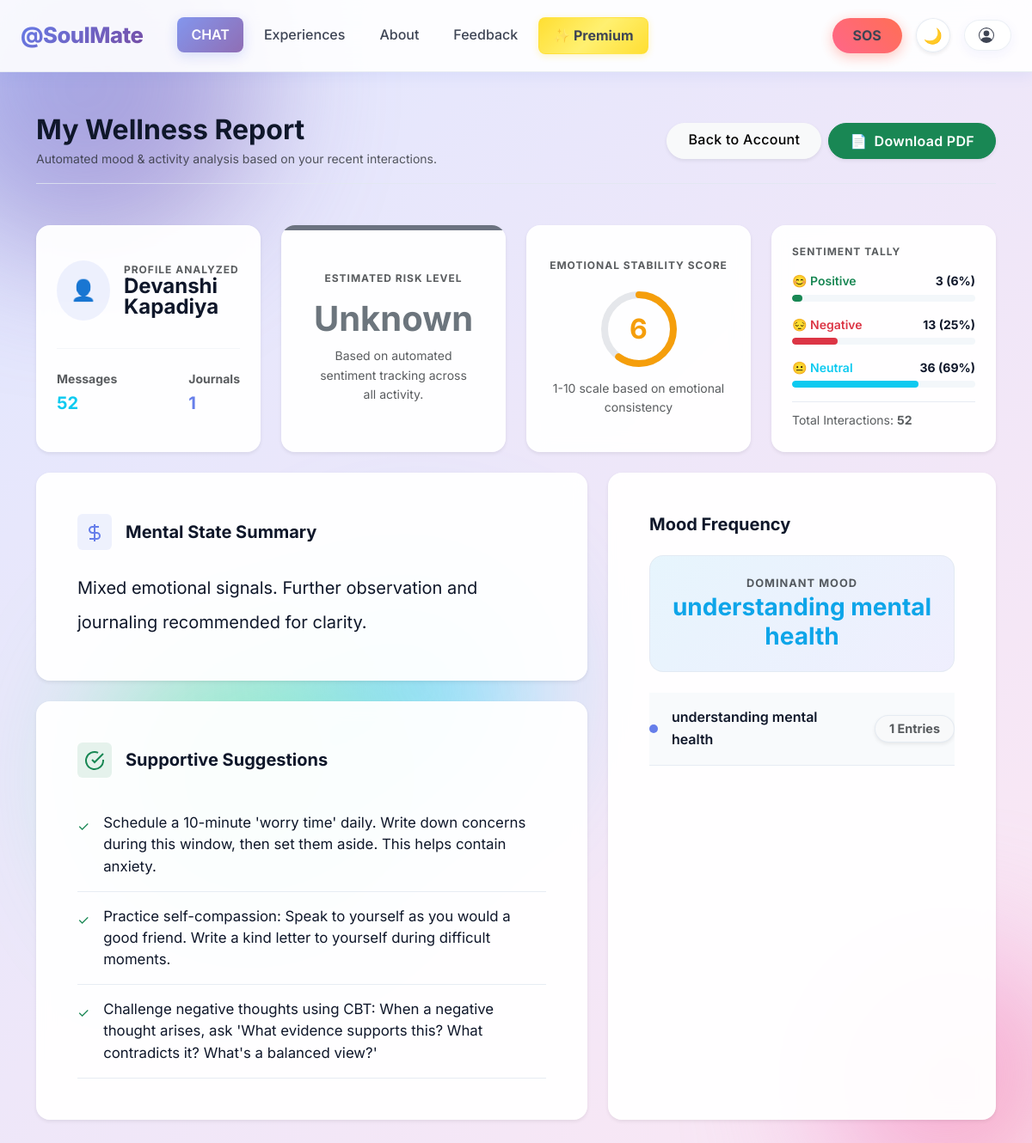
Screenshot of /account/analyze (signed in) with the database file from the repository.
### ChatbotWebsite/models.py (models this page shows, shortened)
class User(db.Model, UserMixin):
    id = db.Column(db.Integer, primary_key=True)
    username = db.Column(db.String(20), unique=True, nullable=False)
    email = db.Column(db.String(120), unique=True, nullable=False)
    password = db.Column(db.String(60), nullable=False)
    profile_image = db.Column(
        db.String(20), nullable=False, default='default.jpg')
    is_admin = db.Column(db.Boolean, nullable=False, default=False)
    messages = db.relationship('ChatMessage', backref='user', lazy=True)
    journals = db.relationship('Journal', backref='user', lazy=True)
    feedbacks = db.relationship('Feedback', backref='user', lazy=True)

class Journal(db.Model):
    id = db.Column(db.Integer, primary_key=True)
    timestamp = db.Column(db.DateTime, nullable=False, default=datetime.now)
    mood = db.Column(db.String(30), nullable=False)
    content = db.Column(db.String(3000), nullable=False)
    user_id = db.Column(db.Integer, db.ForeignKey(
        'user.id'), nullable=False)  # Foreign key to User Class

### ChatbotWebsite/users/routes.py (the view)
@users.route("/account/analyze", methods=["GET"])
@login_required
def analyze_account():
    messages = (
        ChatMessage.query.filter_by(user_id=current_user.id)
        .order_by(ChatMessage.timestamp.desc())
        .limit(500)
        .all()
    )
    journals = (
        Journal.query.filter_by(user_id=current_user.id)
        .order_by(Journal.timestamp.desc())
        .limit(200)
        .all()
    )
    voice_note = request.args.get("voice_note", "", type=str)
    try:
        report = analyze_user_activity(current_user, messages, journals, voice_note)
    except Exception as e:
        current_app.logger.error(f"Error during user activity analysis: {e}")
        flash(
            "Sorry, something went wrong while analyzing your activity. Please try again later.",
            "danger",
        )
        return redirect(url_for("users.account"))
    return render_template(
        "analysis_report.html",
        title="My Mood & Activity Report",
        report=report,
        is_admin_view=False,
    )

### ChatbotWebsite/templates/analysis_report.html (shortened to what this page needs)
{% extends "layout.html" %}
{% block content %}
<div class="container py-5">
  <div class="d-flex flex-column flex-md-row justify-content-between align-items-center mb-5 pb-3 border-bottom" style="border-color: var(--border-color) !important;">
    <div>
      <h1 class="fw-bold fs-2 mb-1">
        {% if is_admin_view %}
          User Analytics Report
        {% else %}
          My Wellness Report
        {% endif %}
      </h1>
      <p class="text-muted small mb-0">Automated mood & activity analysis based on your recent interactions.</p>
    </div>
    <div class="mt-3 mt-md-0 d-flex gap-2">
      {% if is_admin_view %}
        <a href="{{ url_for('admin.dashboard') }}" class="btn btn-light rounded-pill px-4 fw-medium shadow-sm">Back to Admin</a>
        <a href="{{ url_for('admin.analyze_user_pdf', user_id=report.user_id) }}" class="btn btn-success rounded-pill px-4 py-2 fw-semibold shadow-sm d-flex align-items-center gap-2">
          <span>📄</span> Download PDF
        </a>
      {% else %}
        <a href="{{ url_for('users.account') }}" class="btn btn-light rounded-pill px-4 fw-medium shadow-sm">Back to Account</a>
        <a href="{{ url_for('users.analyze_account_pdf') }}" class="btn btn-success rounded-pill px-4 py-2 fw-semibold shadow-sm d-flex align-items-center gap-2">
          <span>📄</span> Download PDF
        </a>
      {% endif %}
    </div>
  </div>
  <div class="row g-4 mb-4">
    <div class="col-md-6 col-lg-3">
      <div class="card border-0 rounded-4 shadow-sm h-100" style="background: var(--card-bg);">
        <div class="card-body p-4 d-flex flex-column justify-content-center">
          <div class="d-flex align-items-center gap-3 mb-3">
            <div class="bg-primary bg-opacity-10 text-primary rounded-circle p-3">
              <span style="font-size: 1.5rem;">👤</span>
            </div>
            <div>
              <h6 class="text-muted mb-0 fw-bold text-uppercase" style="font-size: 0.75rem; letter-spacing: 1px;">Profile Analyzed</h6>
              <h4 class="fw-bold mb-0 lh-1">{{ report.username }}</h4>
            </div>
          </div>
          <hr style="border-color: var(--border-color); opacity: 0.5;">
          <div class="d-flex justify-content-between mt-2">
            <div>
              <span class="d-block text-muted small fw-bold">Messages</span>
              <span class="fs-5 fw-bold text-info">{{ report.message_count }}</span>
            </div>
            <div>
              <span class="d-block text-muted small fw-bold">Journals</span>
              <span class="fs-5 fw-bold text-primary">{{ report.journal_count }}</span>
            </div>
          </div>
        </div>
      </div>
    </div>
    <div class="col-md-6 col-lg-3">
      <div class="card border-0 rounded-4 shadow-sm h-100 position-relative overflow-hidden" style="background: var(--card-bg);">
        <div class="position-absolute top-0 start-0 w-100" style="height: 6px;
          {% if report.risk_level == 'high' %}background-color: #ef4444;
          {% elif report.risk_level == 'moderate' %}background-color: #f59e0b;
          {% elif report.risk_level == 'low' %}background-color: #10b981;
          {% else %}background-color: #6b7280;{% endif %}">
        </div>
        <div class="card-body p-4 d-flex flex-column justify-content-center text-center">
          <h6 class="text-muted mb-3 fw-bold text-uppercase" style="font-size: 0.75rem; letter-spacing: 1px;">Estimated Risk Level</h6>
          <h2 class="fw-bold mb-0 text-capitalize
            {% if report.risk_level == 'high' %}text-danger
            {% elif report.risk_level == 'moderate' %}text-warning
            {% elif report.risk_level == 'low' %}text-success
            {% else %}text-secondary{% endif %}" style="font-size: 2.5rem;">
            {% if report.risk_level == 'high' %}High
            {% elif report.risk_level == 'moderate' %}Moderate
            {% elif report.risk_level == 'low' %}Low
            {% else %}Unknown{% endif %}
          </h2>
          <p class="text-muted small mt-2 mb-0 px-3">Based on automated sentiment tracking across all activity.</p>
        </div>
      </div>
    </div>
    <div class="col-md-6 col-lg-3">
      <div class="card border-0 rounded-4 shadow-sm h-100" style="background: var(--card-bg);">
        <div class="card-body p-4 d-flex flex-column justify-content-center text-center">
          <h6 class="text-muted mb-3 fw-bold text-uppercase" style="font-size: 0.75rem; letter-spacing: 1px;">Emotional Stability Score</h6>
          <div class="position-relative d-inline-block mx-auto mb-2">
            <svg width="100" height="100" viewBox="0 0 100 100">
              <circle cx="50" cy="50" r="40" fill="none" stroke="#e5e7eb" stroke-width="8"/>
              {% set stability_pct = (report.stability_score / 10) * 100 %}
              {% set circumference = 2 * 3.14159 * 40 %}
              {% set offset = circumference - (stability_pct / 100) * circumference %}
              <circle cx="50" cy="50" r="40" fill="none"
                stroke="{% if report.stability_score >= 7 %}#10b981{% elif report.stability_score >= 4 %}#f59e0b{% else %}#ef4444{% endif %}"
                stroke-width="8"
                stroke-linecap="round"
                stroke-dasharray="{{ circumference }}"
                stroke-dashoffset="{{ offset }}"
                transform="rotate(-90 50 50)"/>
            </svg>
            <div class="position-absolute top-50 start-50 translate-middle">
              <span class="fw-bold" style="font-size: 2rem; color: {% if report.stability_score >= 7 %}#10b981{% elif report.stability_score >= 4 %}#f59e0b{% else %}#ef4444{% endif %}">{{ report.stability_score }}</span>
            </div>
          </div>
          <p class="text-muted small mb-0">1-10 scale based on emotional consistency</p>
        </div>
      </div>
    </div>
    <div class="col-md-6 col-lg-3">
      <div class="card border-0 rounded-4 shadow-sm h-100" style="background: var(--card-bg);">
        <div class="card-body p-4">
          <h6 class="text-muted mb-3 fw-bold text-uppercase" style="font-size: 0.75rem; letter-spacing: 1px;">Sentiment Tally</h6>
          {% set tally = report.sentiment_tally %}
          {% set total = tally.positive + tally.negative + tally.neutral %}
          <div class="mb-3">
            <div class="d-flex justify-content-between mb-1">
              <span class="small fw-semibold text-success">😊 Positive</span>
              <span class="small fw-bold">{{ tally.positive }} {% if total > 0 %}({{ '%.0f'|format((tally.positive / total) * 100) }}%){% endif %}</span>
            </div>
            <div class="progress rounded-pill" style="height: 8px;">
              <div class="progress-bar bg-success rounded-pill" role="progressbar" style="width: {% if total > 0 %}{{ (tally.positive / total) * 100 }}{% else %}0{% endif %}%"></div>
            </div>
          </div>
          <div class="mb-3">
            <div class="d-flex justify-content-between mb-1">
              <span class="small fw-semibold text-danger">😔 Negative</span>
              <span class="small fw-bold">{{ tally.negative }} {% if total > 0 %}({{ '%.0f'|format((tally.negative / total) * 100) }}%){% endif %}</span>
            </div>
            <div class="progress rounded-pill" style="height: 8px;">
              <div class="progress-bar bg-danger rounded-pill" role="progressbar" style="width: {% if total > 0 %}{{ (tally.negative / total) * 100 }}{% else %}0{% endif %}%"></div>
            </div>
          </div>
          <div>
            <div class="d-flex justify-content-between mb-1">
              <span class="small fw-semibold text-info">😐 Neutral</span>
              <span class="small fw-bold">{{ tally.neutral }} {% if total > 0 %}({{ '%.0f'|format((tally.neutral / total) * 100) }}%){% endif %}</span>
            </div>
            <div class="progress rounded-pill" style="height: 8px;">
              <div class="progress-bar bg-info rounded-pill" role="progressbar" style="width: {% if total > 0 %}{{ (tally.neutral / total) * 100 }}{% else %}0{% endif %}%"></div>
            </div>
          </div>
          <div class="mt-3 pt-2 border-top" style="border-color: var(--border-color) !important;">
            <span class="small text-muted">Total Interactions: <strong>{{ total }}</strong></span>
          </div>
        </div>
      </div>
    </div>
  </div>
  <div class="row g-4">
    <div class="col-lg-7">
      <div class="card border-0 rounded-4 shadow-sm mb-4" style="background: var(--card-bg);">
        <div class="card-body p-4 p-md-5">
          <div class="d-flex align-items-center mb-4">
            <div class="bg-primary bg-opacity-10 p-2 rounded me-3 text-primary">
              <svg width="24" height="24" viewBox="0 0 24 24" fill="none" stroke="currentColor" stroke-width="2"><path d="M12 2v20M17 5H9.5a3.5 3.5 0 0 0 0 7h5a3.5 3.5 0 0 1 0 7H6"/></svg>
            </div>
            <h5 class="fw-bold mb-0">Mental State Summary</h5>
          </div>
          <p class="fs-5 lh-lg mb-0 text-muted" style="color: var(--text-color) !important;">
            {{ report.mental_state_summary }}
          </p>
        </div>
      </div>
      <div class="card border-0 rounded-4 shadow-sm" style="background: var(--card-bg);">
        <div class="card-body p-4 p-md-5">
          <div class="d-flex align-items-center mb-4">
            <div class="bg-success bg-opacity-10 p-2 rounded me-3 text-success">
              <svg width="24" height="24" viewBox="0 0 24 24" fill="none" stroke="currentColor" stroke-width="2"><path d="M22 11.08V12a10 10 0 1 1-5.93-9.14"></path><polyline points="22 4 12 14.01 9 11.01"></polyline></svg>
            </div>
            <h5 class="fw-bold mb-0">Supportive Suggestions</h5>
          </div>
          {% if report.suggestions %}
            <ul class="list-group list-group-flush border-0">
              {% for item in report.suggestions %}
                <li class="list-group-item bg-transparent px-0 py-3 border-bottom text-muted" style="border-color: var(--border-color) !important;">
                  <div class="d-flex align-items-start">
                    <span class="text-success me-3 mt-1">✓</span>
                    <span style="font-size: 1.05rem; line-height: 1.5; color: var(--text-color);">{{ item }}</span>
                  </div>
                </li>
              {% endfor %}
            </ul>
          {% else %}
            <div class="text-center py-4 bg-light rounded-4" style="background: var(--input-bg) !important;">
               <p class="text-muted mb-0">No specific suggestions available. Encourage regular journaling and open conversations.</p>
            </div>
          {% endif %}
        </div>
      </div>
    </div>
    <div class="col-lg-5">
      <div class="card border-0 rounded-4 shadow-sm h-100" style="background: var(--card-bg);">
        <div class="card-body p-4 p-md-5">
          <h5 class="fw-bold mb-4">Mood Frequency</h5>
          {% if report.journal_mood_counts %}
            <div class="p-4 rounded-4 mb-4 text-center" style="background: linear-gradient(135deg, rgba(14, 165, 233, 0.1), rgba(99, 102, 241, 0.1)); border: 1px solid var(--border-color);">
              <h6 class="text-muted fw-bold mb-1" style="font-size: 0.8rem; letter-spacing: 1px;">DOMINANT MOOD</h6>
              <h3 class="fw-bold mb-0" style="color: #0ea5e9;">{{ report.dominant_journal_mood }}</h3>
            </div>
            <div class="table-responsive">
              <table class="table table-borderless align-middle mb-0">
                <tbody>
                  {% for mood, count in report.journal_mood_counts.items() %}
                    <tr style="border-bottom: 1px solid var(--border-color);">
                      <td class="ps-0 py-3">
                        <div class="d-flex align-items-center">
                          <span class="d-inline-block rounded-circle bg-primary me-3" style="width: 10px; height: 10px;"></span>
                          <span class="fw-semibold">{{ mood }}</span>
                        </div>
                      </td>
                      <td class="text-end pe-0 py-3">
                        <span class="badge bg-light text-muted rounded-pill px-3 py-2 border shadow-sm" style="font-size: 0.9rem;">{{ count }} Entries</span>
                      </td>
                    </tr>
                  {% endfor %}
                </tbody>
              </table>
            </div>
          {% endif %}
        </div>
      </div>
    </div>
  </div>
</div>
{% endblock content %}

### rows the page displays
User: username "Devanshi Kapadiya"
Journal: dominant_journal_mood "understanding mental health", mood "understanding mental health", count "1"

### other values shown
{{ report.message_count }} "52"
{{ report.journal_count }} "1"
{{ report.stability_score }} "6"
{{ tally.positive }} "3"
{{ '%.0f'|format((tally.positive / total) * 100) }} "6"
{{ tally.negative }} "13"
{{ '%.0f'|format((tally.negative / total) * 100) }} "25"
{{ tally.neutral }} "36"
{{ '%.0f'|format((tally.neutral / total) * 100) }} "69"
{{ total }} "52"
{{ report.mental_state_summary }} "Mixed emotional signals. Further observation and journaling recommended for clarity."
{{ item }} "Schedule a 10-minute 'worry time' daily. Write down concerns during this window, then set them aside. This helps contain anxiety." "Practice self-compassion: Speak to yourself as you would a good friend. Write a kind letter to yourself during difficult moments." "Challenge negative thoughts using CBT: When a negative thought arises, ask 'What evidence supports this? What contradicts it? What's a balanced view?'"
